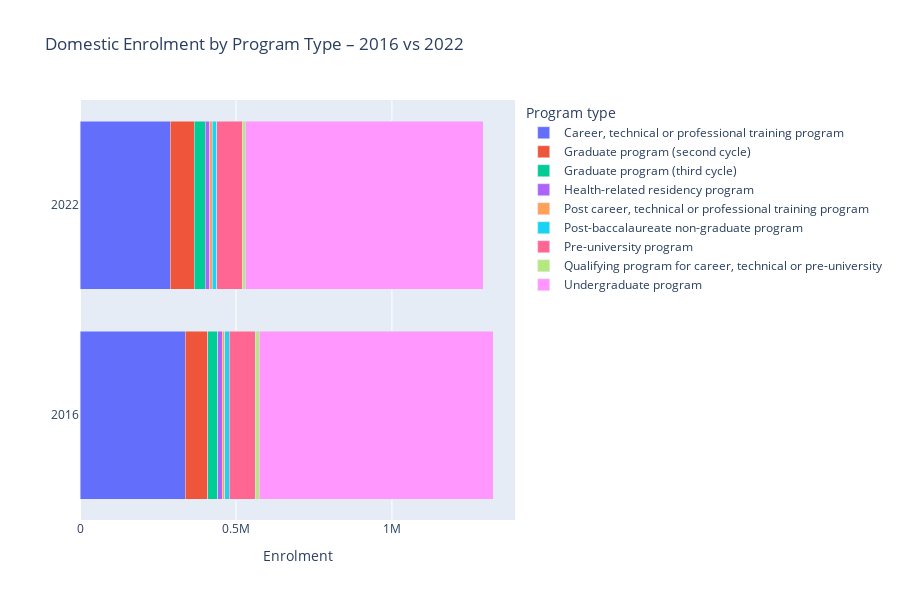
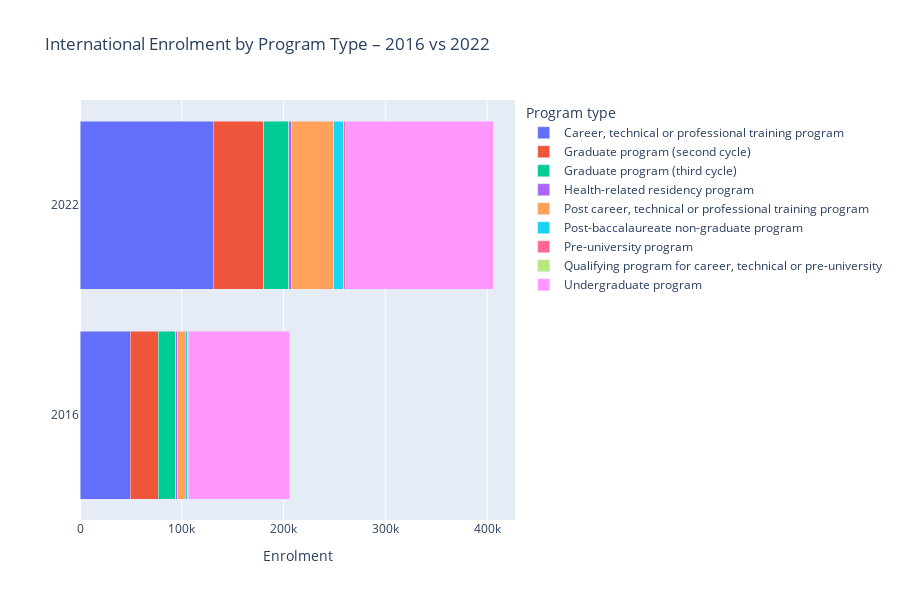

Write notebook code for charts like these, in order.
### Code cell
import pandas as pd
import plotly.express as px

# ----- 1) Build a "long" DataFrame for DOMESTIC students -----
domestic_rows = []

# Collect 2016 Domestic from df_2016
for _, row in df_2016.iterrows():
    domestic_rows.append({
        'Year': '2016',
        'Program type': row['Program type'],
        'Enrolment': row['Domestic_16']
    })

# Collect 2022 Domestic from df_2022
for _, row in df_2022.iterrows():
    domestic_rows.append({
        'Year': '2022',
        'Program type': row['Program type'],
        'Enrolment': row['Domestic_22']
    })

df_domestic = pd.DataFrame(domestic_rows)

# ----- 2) Build the DOMESTIC stacked bar chart -----
fig_dom = px.bar(
    df_domestic,
    x='Enrolment',          # numeric axis
    y='Year',               # two categories: 2016, 2022
    color='Program type',   # stacked by program type
    orientation='h',        # horizontal bars
    barmode='stack',
    title='Domestic Enrolment by Program Type – 2016 vs 2022'
)

fig_dom.update_layout(
    width=900,
    height=600,
    xaxis_title='Enrolment',
    yaxis_title=None
)

fig_dom.show()

# ----- 3) Build a "long" DataFrame for INTERNATIONAL students -----
international_rows = []

# Collect 2016 International from df_2016
for _, row in df_2016.iterrows():
    international_rows.append({
        'Year': '2016',
        'Program type': row['Program type'],
        'Enrolment': row['International_16']
    })

# Collect 2022 International from df_2022
for _, row in df_2022.iterrows():
    international_rows.append({
        'Year': '2022',
        'Program type': row['Program type'],
        'Enrolment': row['International_22']
    })

df_international = pd.DataFrame(international_rows)

# ----- 4) Build the INTERNATIONAL stacked bar chart -----
fig_int = px.bar(
    df_international,
    x='Enrolment',
    y='Year',
    color='Program type',
    orientation='h',
    barmode='stack',
    title='International Enrolment by Program Type – 2016 vs 2022'
)

fig_int.update_layout(
    width=900,
    height=600,
    xaxis_title='Enrolment',
    yaxis_title=None
)

fig_int.show()

### Figure 1 — Plotly figure (JSON) as saved in the notebook; plotly's stock layout.template omitted (floating-point values rounded to 4 significant figures)
{"data": [{"hovertemplate": "Program type=Career, technical or professional training program<br>Enrolment=%{x}<br>Year=%{y}<extra></extra>", "legendgroup": "Career, technical or professional training program", "marker": {"color": "#636efa", "pattern": {"shape": ""}}, "name": "Career, technical or professional training program", "orientation": "h", "showlegend": true, "textposition": "auto", "type": "bar", "x": [336987, 290070], "xaxis": "x", "y": ["2016", "2022"], "yaxis": "y"}, {"hovertemplate": "Program type=Graduate program (second cycle)<br>Enrolment=%{x}<br>Year=%{y}<extra></extra>", "legendgroup": "Graduate program (second cycle)", "marker": {"color": "#EF553B", "pattern": {"shape": ""}}, "name": "Graduate program (second cycle)", "orientation": "h", "showlegend": true, "textposition": "auto", "type": "bar", "x": [72864, 75906], "xaxis": "x", "y": ["2016", "2022"], "yaxis": "y"}, {"hovertemplate": "Program type=Graduate program (third cycle)<br>Enrolment=%{x}<br>Year=%{y}<extra></extra>", "legendgroup": "Graduate program (third cycle)", "marker": {"color": "#00cc96", "pattern": {"shape": ""}}, "name": "Graduate program (third cycle)", "orientation": "h", "showlegend": true, "textposition": "auto", "type": "bar", "x": [32391, 35415], "xaxis": "x", "y": ["2016", "2022"], "yaxis": "y"}, {"hovertemplate": "Program type=Health-related residency program<br>Enrolment=%{x}<br>Year=%{y}<extra></extra>", "legendgroup": "Health-related residency program", "marker": {"color": "#ab63fa", "pattern": {"shape": ""}}, "name": "Health-related residency program", "orientation": "h", "showlegend": true, "textposition": "auto", "type": "bar", "x": [13581, 14772], "xaxis": "x", "y": ["2016", "2022"], "yaxis": "y"}, {"hovertemplate": "Program type=Post career, technical or professional training program<br>Enrolment=%{x}<br>Year=%{y}<extra></extra>", "legendgroup": "Post career, technical or professional training program", "marker": {"color": "#FFA15A", "pattern": {"shape": ""}}, "name": "Post career, technical or professional training program", "orientation": "h", "showlegend": true, "textposition": "auto", "type": "bar", "x": [8646, 8226], "xaxis": "x", "y": ["2016", "2022"], "yaxis": "y"}, {"hovertemplate": "Program type=Post-baccalaureate non-graduate program<br>Enrolment=%{x}<br>Year=%{y}<extra></extra>", "legendgroup": "Post-baccalaureate non-graduate program", "marker": {"color": "#19d3f3", "pattern": {"shape": ""}}, "name": "Post-baccalaureate non-graduate program", "orientation": "h", "showlegend": true, "textposition": "auto", "type": "bar", "x": [13440, 13962], "xaxis": "x", "y": ["2016", "2022"], "yaxis": "y"}, {"hovertemplate": "Program type=Pre-university program<br>Enrolment=%{x}<br>Year=%{y}<extra></extra>", "legendgroup": "Pre-university program", "marker": {"color": "#FF6692", "pattern": {"shape": ""}}, "name": "Pre-university program", "orientation": "h", "showlegend": true, "textposition": "auto", "type": "bar", "x": [83595, 81402], "xaxis": "x", "y": ["2016", "2022"], "yaxis": "y"}, {"hovertemplate": "Program type=Qualifying program for career, technical or pre-university<br>Enrolment=%{x}<br>Year=%{y}<extra></extra>", "legendgroup": "Qualifying program for career, technical or pre-university", "marker": {"color": "#B6E880", "pattern": {"shape": ""}}, "name": "Qualifying program for career, technical or pre-university", "orientation": "h", "showlegend": true, "textposition": "auto", "type": "bar", "x": [13857, 10404], "xaxis": "x", "y": ["2016", "2022"], "yaxis": "y"}, {"hovertemplate": "Program type=Undergraduate program<br>Enrolment=%{x}<br>Year=%{y}<extra></extra>", "legendgroup": "Undergraduate program", "marker": {"color": "#FF97FF", "pattern": {"shape": ""}}, "name": "Undergraduate program", "orientation": "h", "showlegend": true, "textposition": "auto", "type": "bar", "x": [749376, 761976], "xaxis": "x", "y": ["2016", "2022"], "yaxis": "y"}], "layout": {"barmode": "stack", "height": 600, "legend": {"title": {"text": "Program type"}, "tracegroupgap": 0}, "title": {"text": "Domestic Enrolment by Program Type – 2016 vs 2022"}, "width": 900, "xaxis": {"anchor": "y", "domain": [0, 1], "title": {"text": "Enrolment"}}, "yaxis": {"anchor": "x", "domain": [0, 1], "title": {}}}}

### Figure 2 — Plotly figure (JSON) as saved in the notebook; plotly's stock layout.template omitted (floating-point values rounded to 4 significant figures)
{"data": [{"hovertemplate": "Program type=Career, technical or professional training program<br>Enrolment=%{x}<br>Year=%{y}<extra></extra>", "legendgroup": "Career, technical or professional training program", "marker": {"color": "#636efa", "pattern": {"shape": ""}}, "name": "Career, technical or professional training program", "orientation": "h", "showlegend": true, "textposition": "auto", "type": "bar", "x": [49194, 130854], "xaxis": "x", "y": ["2016", "2022"], "yaxis": "y"}, {"hovertemplate": "Program type=Graduate program (second cycle)<br>Enrolment=%{x}<br>Year=%{y}<extra></extra>", "legendgroup": "Graduate program (second cycle)", "marker": {"color": "#EF553B", "pattern": {"shape": ""}}, "name": "Graduate program (second cycle)", "orientation": "h", "showlegend": true, "textposition": "auto", "type": "bar", "x": [27549, 49536], "xaxis": "x", "y": ["2016", "2022"], "yaxis": "y"}, {"hovertemplate": "Program type=Graduate program (third cycle)<br>Enrolment=%{x}<br>Year=%{y}<extra></extra>", "legendgroup": "Graduate program (third cycle)", "marker": {"color": "#00cc96", "pattern": {"shape": ""}}, "name": "Graduate program (third cycle)", "orientation": "h", "showlegend": true, "textposition": "auto", "type": "bar", "x": [17475, 24600], "xaxis": "x", "y": ["2016", "2022"], "yaxis": "y"}, {"hovertemplate": "Program type=Health-related residency program<br>Enrolment=%{x}<br>Year=%{y}<extra></extra>", "legendgroup": "Health-related residency program", "marker": {"color": "#ab63fa", "pattern": {"shape": ""}}, "name": "Health-related residency program", "orientation": "h", "showlegend": true, "textposition": "auto", "type": "bar", "x": [2058, 2664], "xaxis": "x", "y": ["2016", "2022"], "yaxis": "y"}, {"hovertemplate": "Program type=Post career, technical or professional training program<br>Enrolment=%{x}<br>Year=%{y}<extra></extra>", "legendgroup": "Post career, technical or professional training program", "marker": {"color": "#FFA15A", "pattern": {"shape": ""}}, "name": "Post career, technical or professional training program", "orientation": "h", "showlegend": true, "textposition": "auto", "type": "bar", "x": [6966, 41682], "xaxis": "x", "y": ["2016", "2022"], "yaxis": "y"}, {"hovertemplate": "Program type=Post-baccalaureate non-graduate program<br>Enrolment=%{x}<br>Year=%{y}<extra></extra>", "legendgroup": "Post-baccalaureate non-graduate program", "marker": {"color": "#19d3f3", "pattern": {"shape": ""}}, "name": "Post-baccalaureate non-graduate program", "orientation": "h", "showlegend": true, "textposition": "auto", "type": "bar", "x": [2103, 9801], "xaxis": "x", "y": ["2016", "2022"], "yaxis": "y"}, {"hovertemplate": "Program type=Pre-university program<br>Enrolment=%{x}<br>Year=%{y}<extra></extra>", "legendgroup": "Pre-university program", "marker": {"color": "#FF6692", "pattern": {"shape": ""}}, "name": "Pre-university program", "orientation": "h", "showlegend": true, "textposition": "auto", "type": "bar", "x": [693, 1311], "xaxis": "x", "y": ["2016", "2022"], "yaxis": "y"}, {"hovertemplate": "Program type=Qualifying program for career, technical or pre-university<br>Enrolment=%{x}<br>Year=%{y}<extra></extra>", "legendgroup": "Qualifying program for career, technical or pre-university", "marker": {"color": "#B6E880", "pattern": {"shape": ""}}, "name": "Qualifying program for career, technical or pre-university", "orientation": "h", "showlegend": true, "textposition": "auto", "type": "bar", "x": [189, 177], "xaxis": "x", "y": ["2016", "2022"], "yaxis": "y"}, {"hovertemplate": "Program type=Undergraduate program<br>Enrolment=%{x}<br>Year=%{y}<extra></extra>", "legendgroup": "Undergraduate program", "marker": {"color": "#FF97FF", "pattern": {"shape": ""}}, "name": "Undergraduate program", "orientation": "h", "showlegend": true, "textposition": "auto", "type": "bar", "x": [99711, 145479], "xaxis": "x", "y": ["2016", "2022"], "yaxis": "y"}], "layout": {"barmode": "stack", "height": 600, "legend": {"title": {"text": "Program type"}, "tracegroupgap": 0}, "title": {"text": "International Enrolment by Program Type – 2016 vs 2022"}, "width": 900, "xaxis": {"anchor": "y", "domain": [0, 1], "title": {"text": "Enrolment"}}, "yaxis": {"anchor": "x", "domain": [0, 1], "title": {}}}}
